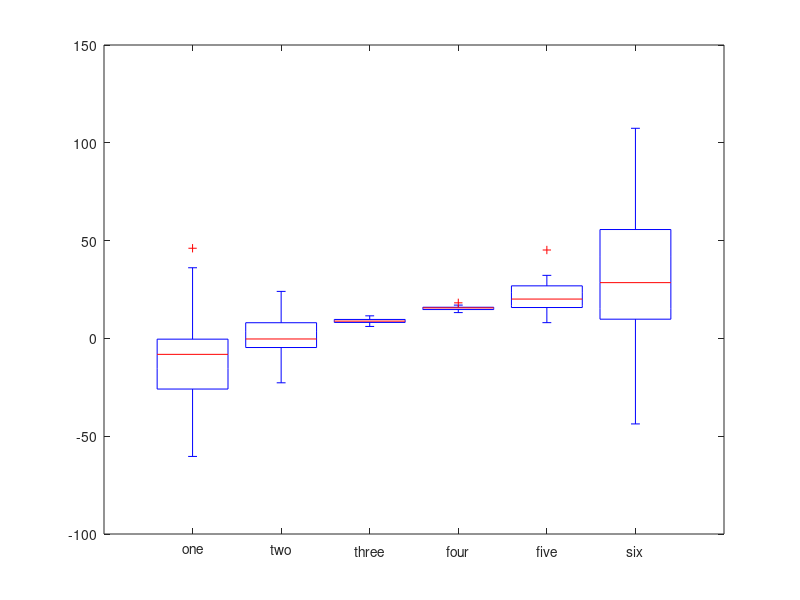
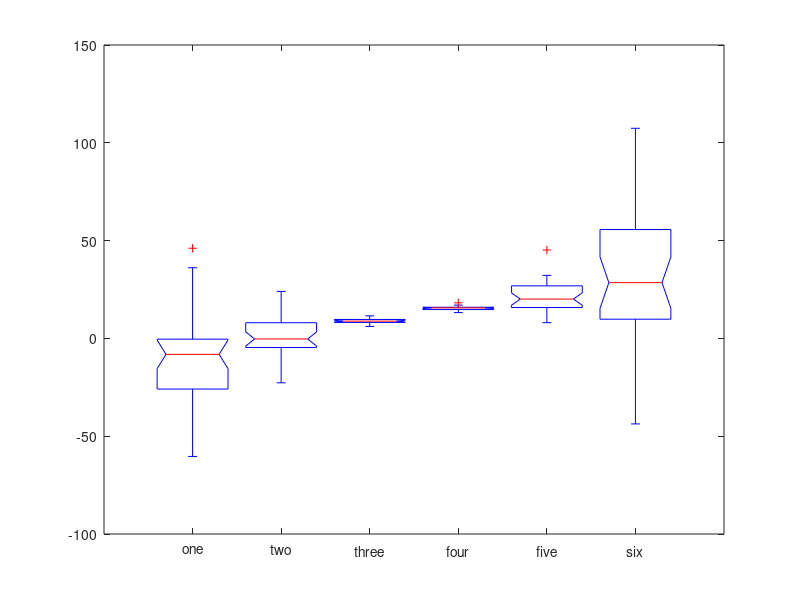

These figures' MATLAB source, in order:
%%
%   COURSE: Master statistics and machine learning: intuition, math, code
%      URL: udemy.com/course/statsml_x/?couponCode=202112 
% 
%  SECTION: Visualizing data
%    VIDEO: Box-and-whisker plots
% 
%  TEACHER: Mike X Cohen, sincxpress.com
%

%%

% a clear MATLAB workspace is a clear mental workspace
close all; clear
pkg load statistics % load Octave stats package

%% create data for the plot

% data sizes
m = 30; % rows
n =  6; % columns

% generate data
data = bsxfun(@times,30*randn(m,n),linspace(-1,1,n).^2);
data = bsxfun(@plus,data,(1:n).^2);

%% show it!

figure(1), clf

boxplot(data)

boxplot(data)
set(gca,'xtick',1:6,'xticklabel',{'one';'two';'three';'four';'five';'six'})

%% alternative: data in a single column, grouped by a separate variable

dataVect = data(:);
dataGrouping = ceil(linspace(eps,n,m*n));

figure(2), clf
boxplot(dataVect,dataGrouping,'notch','on','labels',{'one';'two';'three';'four';'five';'six'})

% for horizontal orientation
%boxplot(dataVect,dataGrouping,'notch','on','labels',{'one';'two';'three';'four';'five';'six'},'orientation','horizontal')

%% done.
